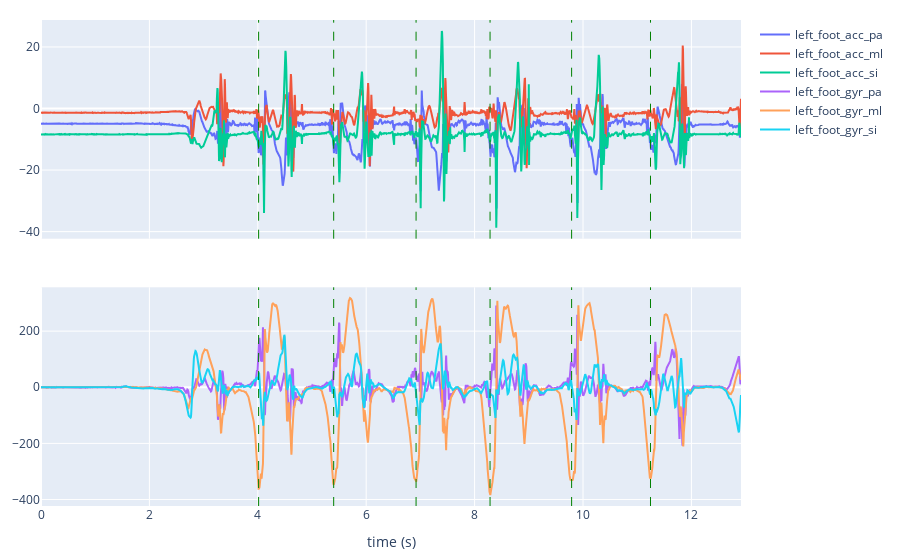

The code cell stored with this chart in its notebook:
### Code cell
fig = make_subplots(rows=2, cols=1, shared_xaxes=True, shared_yaxes=True, vertical_spacing=0.1, horizontal_spacing=0.01)
for col_idx, tracked_point in enumerate(tracked_points):
    for row_idx, channel_type in enumerate(["acc", "gyr"]):
        for _, axis in enumerate(["pa", "ml", "si"]):
            fig.add_trace(
                go.Scatter(
                    x=np.arange(len(fbf_dataset[tracked_point])) / sampling_freq_Hz,
                    y=fbf_dataset[tracked_point][f"{channel_type}_{axis}"],
                    mode="lines",
                    name=f"{tracked_point}_{channel_type}_{axis}",
                ),
                row=row_idx + 1,
                col=col_idx + 1,
            )
        # fig.update_yaxes(title_text=f"{mapping_units[channel_type]}", row=row_idx + 1, col=1)
for _, (start_idx, end_indx) in dtw.stride_list_[tracked_point][["start", "end"]].iterrows():
    fig.add_vline(x=start_idx / sampling_freq_Hz, line_width=1, line_dash="dash", line_color="green")
fig.update_xaxes(title_text="time (s)", row=2, col=1)
fig.update_xaxes(title_text="time (s)", row=2, col=2)
fig.update_layout(margin=dict(l=30, r=30, t=20, b=20))
fig

### Figure 1 — Plotly figure (JSON) as saved in the notebook; plotly's stock layout.template omitted (floating-point values rounded to 4 significant figures; data arrays with more than 128 entries replaced by an {"elided": "..."} marker saying what was removed)
{"data": [{"mode": "lines", "name": "left_foot_acc_pa", "type": "scatter", "x": {"elided": "2584 float values"}, "xaxis": "x", "y": {"elided": "2584 float values"}, "yaxis": "y"}, {"mode": "lines", "name": "left_foot_acc_ml", "type": "scatter", "x": {"elided": "2584 float values"}, "xaxis": "x", "y": {"elided": "2584 float values"}, "yaxis": "y"}, {"mode": "lines", "name": "left_foot_acc_si", "type": "scatter", "x": {"elided": "2584 float values"}, "xaxis": "x", "y": {"elided": "2584 float values"}, "yaxis": "y"}, {"mode": "lines", "name": "left_foot_gyr_pa", "type": "scatter", "x": {"elided": "2584 float values"}, "xaxis": "x2", "y": {"elided": "2584 float values"}, "yaxis": "y2"}, {"mode": "lines", "name": "left_foot_gyr_ml", "type": "scatter", "x": {"elided": "2584 float values"}, "xaxis": "x2", "y": {"elided": "2584 float values"}, "yaxis": "y2"}, {"mode": "lines", "name": "left_foot_gyr_si", "type": "scatter", "x": {"elided": "2584 float values"}, "xaxis": "x2", "y": {"elided": "2584 float values"}, "yaxis": "y2"}], "layout": {"margin": {"b": 20, "l": 30, "r": 30, "t": 20}, "shapes": [{"line": {"color": "green", "dash": "dash", "width": 1}, "type": "line", "x0": 4.015, "x1": 4.015, "xref": "x", "y0": 0, "y1": 1, "yref": "y domain"}, {"line": {"color": "green", "dash": "dash", "width": 1}, "type": "line", "x0": 4.015, "x1": 4.015, "xref": "x2", "y0": 0, "y1": 1, "yref": "y2 domain"}, {"line": {"color": "green", "dash": "dash", "width": 1}, "type": "line", "x0": 5.4, "x1": 5.4, "xref": "x", "y0": 0, "y1": 1, "yref": "y domain"}, {"line": {"color": "green", "dash": "dash", "width": 1}, "type": "line", "x0": 5.4, "x1": 5.4, "xref": "x2", "y0": 0, "y1": 1, "yref": "y2 domain"}, {"line": {"color": "green", "dash": "dash", "width": 1}, "type": "line", "x0": 6.92, "x1": 6.92, "xref": "x", "y0": 0, "y1": 1, "yref": "y domain"}, {"line": {"color": "green", "dash": "dash", "width": 1}, "type": "line", "x0": 6.92, "x1": 6.92, "xref": "x2", "y0": 0, "y1": 1, "yref": "y2 domain"}, {"line": {"color": "green", "dash": "dash", "width": 1}, "type": "line", "x0": 8.285, "x1": 8.285, "xref": "x", "y0": 0, "y1": 1, "yref": "y domain"}, {"line": {"color": "green", "dash": "dash", "width": 1}, "type": "line", "x0": 8.285, "x1": 8.285, "xref": "x2", "y0": 0, "y1": 1, "yref": "y2 domain"}, {"line": {"color": "green", "dash": "dash", "width": 1}, "type": "line", "x0": 9.79, "x1": 9.79, "xref": "x", "y0": 0, "y1": 1, "yref": "y domain"}, {"line": {"color": "green", "dash": "dash", "width": 1}, "type": "line", "x0": 9.79, "x1": 9.79, "xref": "x2", "y0": 0, "y1": 1, "yref": "y2 domain"}, {"line": {"color": "green", "dash": "dash", "width": 1}, "type": "line", "x0": 11.24, "x1": 11.24, "xref": "x", "y0": 0, "y1": 1, "yref": "y domain"}, {"line": {"color": "green", "dash": "dash", "width": 1}, "type": "line", "x0": 11.24, "x1": 11.24, "xref": "x2", "y0": 0, "y1": 1, "yref": "y2 domain"}], "xaxis": {"anchor": "y", "domain": [0, 1], "matches": "x2", "showticklabels": false}, "xaxis2": {"anchor": "y2", "domain": [0, 1], "title": {"text": "time (s)"}}, "yaxis": {"anchor": "x", "domain": [0.55, 1]}, "yaxis2": {"anchor": "x2", "domain": [0, 0.45]}}}
